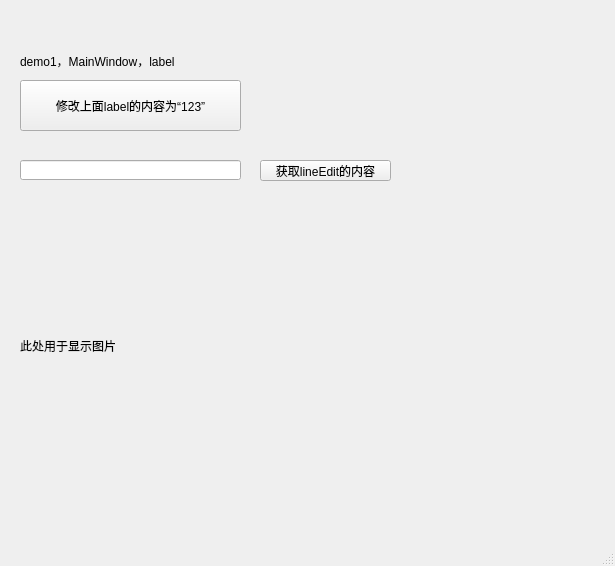
<?xml version="1.0" encoding="UTF-8"?>
<ui version="4.0">
 <class>MainWindow</class>
 <widget class="QMainWindow" name="MainWindow">
  <property name="geometry">
   <rect>
    <x>0</x>
    <y>0</y>
    <width>615</width>
    <height>566</height>
   </rect>
  </property>
  <property name="windowTitle">
   <string>MainWindow</string>
  </property>
  <widget class="QWidget" name="centralwidget">
   <widget class="QLabel" name="label">
    <property name="geometry">
     <rect>
      <x>20</x>
      <y>10</y>
      <width>181</width>
      <height>101</height>
     </rect>
    </property>
    <property name="text">
     <string>demo1，MainWindow，label</string>
    </property>
   </widget>
   <widget class="QPushButton" name="pushButton1">
    <property name="geometry">
     <rect>
      <x>20</x>
      <y>80</y>
      <width>221</width>
      <height>51</height>
     </rect>
    </property>
    <property name="text">
     <string>修改上面label的内容为“123”</string>
    </property>
   </widget>
   <widget class="QLabel" name="label_img">
    <property name="geometry">
     <rect>
      <x>20</x>
      <y>190</y>
      <width>551</width>
      <height>311</height>
     </rect>
    </property>
    <property name="text">
     <string>此处用于显示图片</string>
    </property>
   </widget>
   <widget class="QLineEdit" name="lineEdit">
    <property name="geometry">
     <rect>
      <x>20</x>
      <y>160</y>
      <width>221</width>
      <height>20</height>
     </rect>
    </property>
   </widget>
   <widget class="QPushButton" name="pushButton2">
    <property name="geometry">
     <rect>
      <x>260</x>
      <y>160</y>
      <width>131</width>
      <height>21</height>
     </rect>
    </property>
    <property name="text">
     <string>获取lineEdit的内容</string>
    </property>
   </widget>
  </widget>
  <widget class="QMenuBar" name="menubar">
   <property name="geometry">
    <rect>
     <x>0</x>
     <y>0</y>
     <width>615</width>
     <height>23</height>
    </rect>
   </property>
  </widget>
  <widget class="QStatusBar" name="statusbar"/>
 </widget>
 <resources/>
 <connections/>
</ui>
